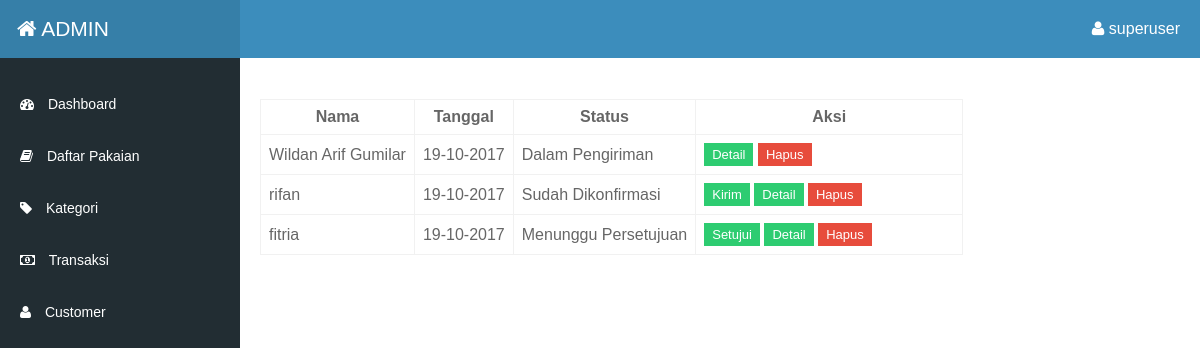
/admin/home.php?page=transaksi (signed in), run on the app's committed database.
### tables this page shows
CREATE TABLE `transaksi` (
  `id_transaksi` int(11) NOT NULL,
  `status` varchar(100) NOT NULL,
  `tanggal` varchar(20) NOT NULL,
  `id_customer` int(11) NOT NULL,
  `id_subtransaksi` int(11) NOT NULL
);

CREATE TABLE `customer` (
  `id_customer` int(11) NOT NULL,
  `username` varchar(20) NOT NULL,
  `password` varchar(20) NOT NULL,
  `telfon` varchar(20) NOT NULL,
  `alamat` text NOT NULL,
  `nama` varchar(20) NOT NULL
);

### admin/root.php (called while the page is built, shortened)
<?php
class admin
{
	function __construct()
	{
		$b=mysql_select_db("db_shop");
	}
			?>
		            <?php
	function tampil_transaksi(){
		$query=mysql_query("select customer.nama,transaksi.status,transaksi.tanggal,transaksi.id_transaksi,transaksi.id_subtransaksi from transaksi inner join customer on customer.id_customer=transaksi.id_customer");
		while ($r=mysql_fetch_array($query)) {
			$hasil[]=$r;
		}
		return $hasil;
	}
}
$root=new admin();
?>

### admin/page/menu/transaksi.php (the view)
<div class="contadmin">
	<table class="tb_kat">
		<tr>
			<th>Nama</th><th>Tanggal</th><th>Status</th><th>Aksi</th>
		</tr>
		<?php
			$transaksi=$root->tampil_transaksi();
			foreach ($transaksi as $r) {
				?>
				<tr>
					<td><?= $r['nama'] ?></td>
					<td><?= $r['tanggal'] ?></td>
					<td><?= $r['status'] ?> </td>
					<td width="250px">
					<?php
					if ($r["status"]=="Menunggu Persetujuan") {
					 ?>
					<a href="hand.php?action=konfirmasiadmin&id_transaksi=<?= $r["id_transaksi"] ?>" class="btn">Setujui</a>
					<?php
					}else{
						if ($r["status"]=="Dalam Pengiriman") {
						}
						else{
							?>
							<a href="hand.php?action=konfirmasiadminkirim&id_transaksi=<?= $r["id_transaksi"] ?>" class="btn">Kirim</a>
							<?php
						}
					} ?>
					<a href="home.php?page=detail_transaksi&id=<?= $r["id_subtransaksi"] ?>&tanggal=<?= $r['tanggal'] ?>&status=<?= $r['status'] ?>&id_transaksi=<?= $r['id_transaksi'] ?>" class="btn">Detail</a>
					<a href="hand.php?action=hapus_transaksii&id=<?= $r["id_transaksi"] ?>" class="btn red">Hapus</a></td>
				</tr>
				<?php
			}
		?>
	</table>
</div>

### admin/asset/index.css (style rules this page uses)
* { margin: 0;padding: 0;font-family: Arial; }
.contadmin { margin-top: 59px;padding: 20px; }
.tb_kat { border-collapse: collapse;font-size: 16px;color: #666;display: block;margin:20px 0px; }
.tb_kat td,.tb_kat th { border: 1px solid #f1f1f1;padding: 8px; }
.btn { display: inline-block; padding:4px 8px; background: #2ecc71; color: #fff; font-size: 13px; text-decoration: none; }
.red { background: #e74c3c !important; }

### data on the page
transaksi: id_customer.nama "Wildan Arif Gumilar", tanggal "19-10-2017", status "Dalam Pengiriman"
transaksi: id_customer.nama "rifan", tanggal "19-10-2017", status "Sudah Dikonfirmasi"
transaksi: id_customer.nama "fitria", tanggal "19-10-2017", status "Menunggu Persetujuan"

### other printed values
$_SESSION["nama_admin"] "superuser"
